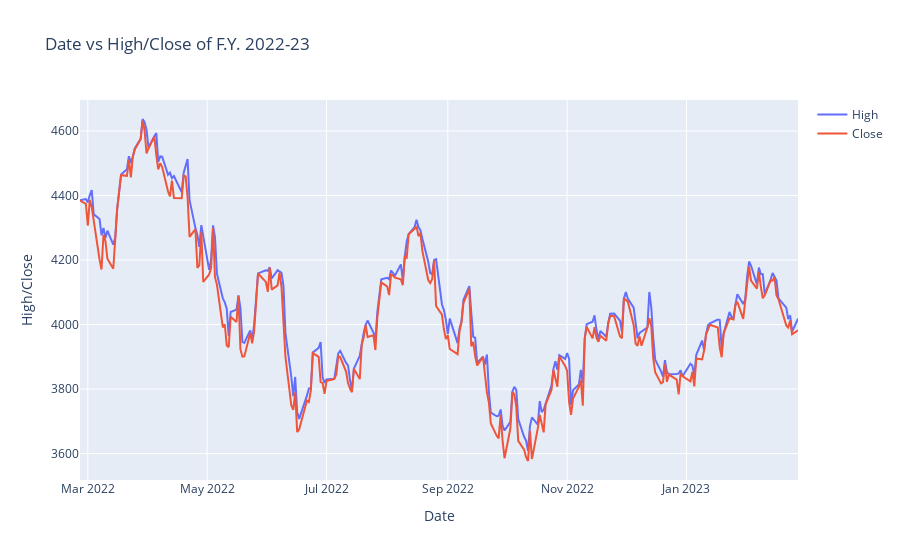

Write notebook code for a chart like this one.
### Code cell
fig = go.Figure(data=go.Scatter(x=df['Date'][:252],y=df['High'][:252], mode='lines', name = 'High'))
# Add Scatter plot
fig.add_scatter(x=df['Date'][:252], y=df['Close'][:252], name = 'Close')
fig.update_layout(title='Date vs High/Close of F.Y. 2022-23',xaxis_title='Date', yaxis_title='High/Close') 

fig.show()

### Figure 1 — Plotly figure (JSON) as saved in the notebook; plotly's stock layout.template omitted (floating-point values rounded to 4 significant figures; data arrays with more than 128 entries replaced by an {"elided": "..."} marker saying what was removed)
{"data": [{"mode": "lines", "name": "High", "type": "scatter", "x": {"elided": "252 str values"}, "y": {"elided": "252 float values"}}, {"name": "Close", "type": "scatter", "x": {"elided": "252 str values"}, "y": {"elided": "252 float values"}}], "layout": {"title": {"text": "Date vs High/Close of F.Y. 2022-23"}, "xaxis": {"title": {"text": "Date"}}, "yaxis": {"title": {"text": "High/Close"}}}}
